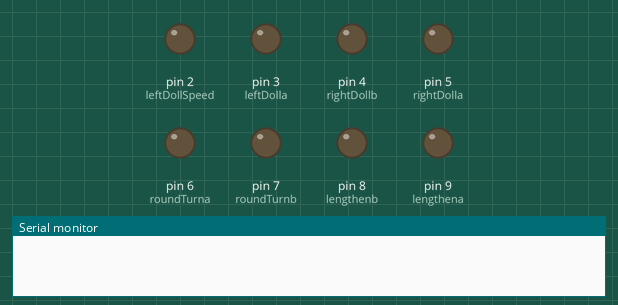
The sketch below on a simulated Arduino Uno, built with avr-gcc and run on an emulated ATmega328P. Parts: output pins drawn as LEDs (lit = HIGH), the last lines printed to the serial monitor.

Above: at 0.05 s.
At 2.05 s:
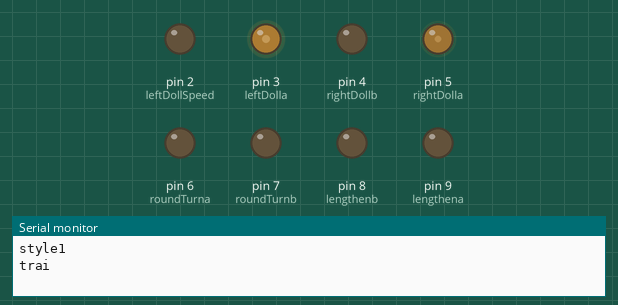
At 4.0 s:
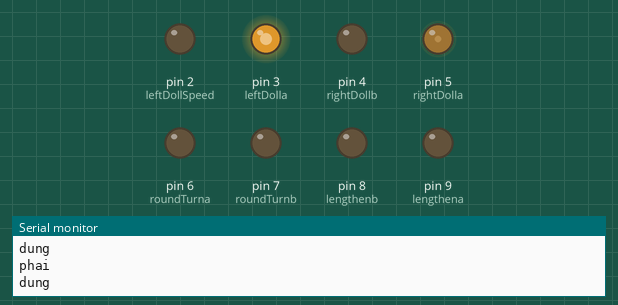
At 5.95 s:
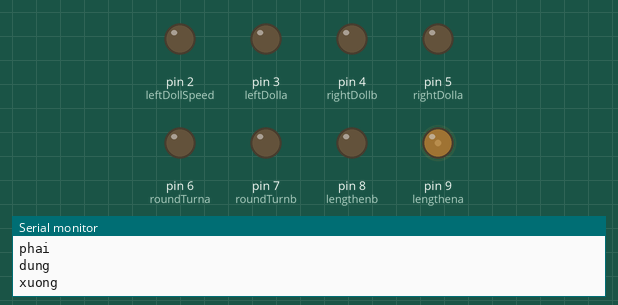
At 7.95 s:
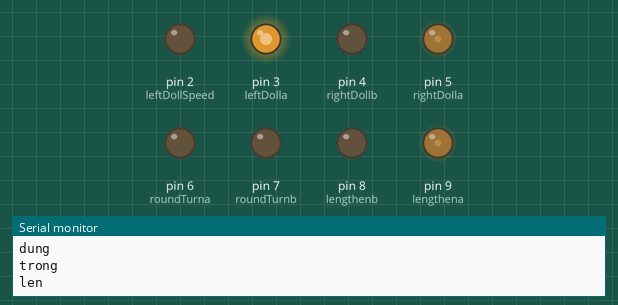
Timing chart, 0 to 10.4 s (numbered marks = the images above):
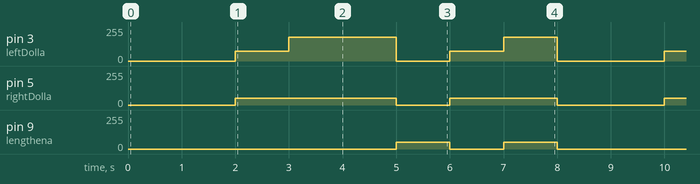

The sketch:

dieukhienroi.ino
```cpp
int leftDolla=3;
int rightDolla=5;
int leftDollSpeed=2;
int rightDollSpeed=5;
int roundTurna=6;
int lengthena=9;
int roundTurnSpeed=6;
int lengthenSpeed=9;

int leftDollb=2;
int rightDollb= 4;
int roundTurnb=7;
int lengthenb=8;
int count=0;
int pre=1;

int midPos=42;

#define A A1
bool cw=true;
bool ccw=false;
unsigned long time;

void setup()
{
  pinMode(A,INPUT_PULLUP);
  pinMode(leftDolla,OUTPUT);
  pinMode(rightDolla,OUTPUT);
  pinMode(leftDollb,OUTPUT);
  pinMode(rightDollb,OUTPUT);
  pinMode(leftDollSpeed,OUTPUT);
  pinMode(rightDollSpeed,OUTPUT);
  pinMode(roundTurna,OUTPUT);
  pinMode(lengthena,OUTPUT);
  pinMode(roundTurnb,OUTPUT);
  pinMode(lengthenb,OUTPUT);
  pinMode(roundTurnSpeed,OUTPUT);
  pinMode(lengthenSpeed,OUTPUT);
    time=millis();
    Serial.begin(9600);

//takeplace2(70);
}


void loop()
{
  delay(1000);
//  takeplace(midPos);

  delay(1000);
//takeplace2(70);
style1();
//style2();
//allLeft(50,255);
//    int readA=digitalRead(A);
//    if (pre!=readA){count++;pre=readA;Serial.println(count);}
//
////takeplace(midPos);
//axis(ccw,200);

}
//........................................
void late(int tg){
  time=millis();
  while ( ((unsigned long) (millis() - time) < tg)){
  }
  }
//.........................................
void style1(){
  int timeF=1000;
  int speed=50;
  Serial.println("style1");
  allLeft(timeF,speed);
  late(timeF);
  stop();

  allRight(timeF,speed);
  late(timeF);
  stop();

  allRight(timeF,speed);
  late(timeF);
  stop();

  len(cw,speed);
  late(timeF);
  stop();

  allOut(timeF,speed);
  late(timeF);
  stop();

  allIn(timeF,speed);
  len(ccw,speed);
  late(timeF);
  stop();
  }
//........................................
void style2(){
  Serial.println("style2");
  int timeF=1000;
  int speed=125;
  allRight(timeF,speed);
  late(timeF);
  stop();

  len(cw,speed);
  late(timeF);
  stop();

  allLeft(timeF,speed);
  late(timeF);
  stop();

  allLeft(timeF,speed);
  late(timeF);
  stop();

  allRight(timeF,speed);
  len(ccw,speed);
  late(timeF);
  stop();

  allLeft(timeF,speed);
  late(timeF);
  stop();

  allRight(timeF,speed);
  late(timeF);
  stop();
  }
//........................................
void allRight(int timeF,int speed){
    leftD(cw,speed);
    rightD(cw,speed);
    Serial.println("phai");
  }
void allLeft(int timeF,int speed){
  leftD(ccw,speed);
  rightD(ccw,speed);
  Serial.println("trai");
}

void allIn(int timeF,int speed){
  leftD(cw,speed);
  rightD(ccw,speed);
  Serial.println("trong");
}

void allOut(int timeF,int speed){
  leftD(ccw,speed);
  rightD(cw,speed);
  Serial.println("ngoai");
}
void clockwise(int a,int b){
  analogWrite(a,180);
  digitalWrite(b,0);
  }

void counter_clockwise(int a,int b){
  digitalWrite(a,1);
  analogWrite(a,255-180);
  }

void leftD(bool dir, int speed){
  if (dir==cw){
    clockwise(leftDolla,leftDollb);
    analogWrite(leftDollSpeed,speed);
    }
    else{
    counter_clockwise(leftDolla,leftDollb);
    analogWrite(leftDollSpeed,speed);

      }
  }

void rightD(bool dir, int speed){
  if (dir==cw){
    clockwise(rightDolla,rightDollb);
    analogWrite(rightDollSpeed,speed);
    }
    else{
    counter_clockwise(rightDolla,rightDollb);
    analogWrite(rightDollSpeed,speed);
      }}

void axis(bool dir, int speed){
  if (dir==cw){
    clockwise(roundTurna,roundTurnb);
    analogWrite(roundTurnSpeed,speed);
    }
    else{
    counter_clockwise(roundTurna,roundTurnb);
    analogWrite(roundTurnSpeed,speed);
      }
  }
void len(bool dir, int speed){
  if (dir==cw){
    clockwise(lengthena,lengthenb);
    analogWrite(lengthenSpeed,speed);
      Serial.println("xuong");
    }
    else{
    counter_clockwise(lengthena,lengthenb);
    analogWrite(lengthenSpeed,speed);
      Serial.println("len");
    }
  }
void takeplace(int pulseNum){
  int count=0;
  axis(cw,200);
  while (abs(count)<100){
    Serial.println("dang chay can");
  int readA=digitalRead(A);
  if (readA==0){count-=1;}else {count+=1;}
  }
  stop();
  axis(ccw,200);
  count=0;
  int readA=digitalRead(A);
  int preA=readA;
  while(count<=round(pulseNum)){
        Serial.println(count);
    readA=digitalRead(A);
    if (preA!=readA){count++;preA=readA;}
    }
      stop();
}
void takeplace2(int pulseNum){
  int count=0;
  axis(ccw,200);
  while (abs(count)<100){
    Serial.println("dang chay can");
  int readA=digitalRead(A);
  if (readA==0){count-=1;}else {count+=1;}
  }
  stop();
  axis(cw,200);
  count=0;
  int readA=digitalRead(A);
  int preA=readA;
  while(count<=round(pulseNum)){
        Serial.println(count);
    readA=digitalRead(A);
    if (preA!=readA){count++;preA=readA;}
    }
      stop();
}
void stop(){
  Serial.println("dung");
  digitalWrite(leftDolla,0);
  digitalWrite(leftDollb,0);
  digitalWrite(rightDolla,0);
  digitalWrite(rightDollb,0);
  digitalWrite(lengthena,0);
  digitalWrite(lengthenb,0);
  digitalWrite(roundTurna,0);
  digitalWrite(roundTurnb,0);
  }
```

Measured:
- by itself, pin 3 (leftDolla): repeats every 8.0 s: 180/255 2.0 s, 0/255 1.0 s, 75/255 1.0 s, 180/255 1.0 s, 0/255 2.0 s, 75/255 1.0 s
- by itself, pin 5 (rightDolla): repeats every 8.0 s: 0/255 1.0 s, 50/255 2.0 s, 0/255 2.0 s, 50/255 3.0 s
- by itself, pin 9 (lengthena): repeats every 8.0 s: 0/255 1.0 s, 50/255 1.0 s, 0/255 5.0 s, 50/255 1.0 s
